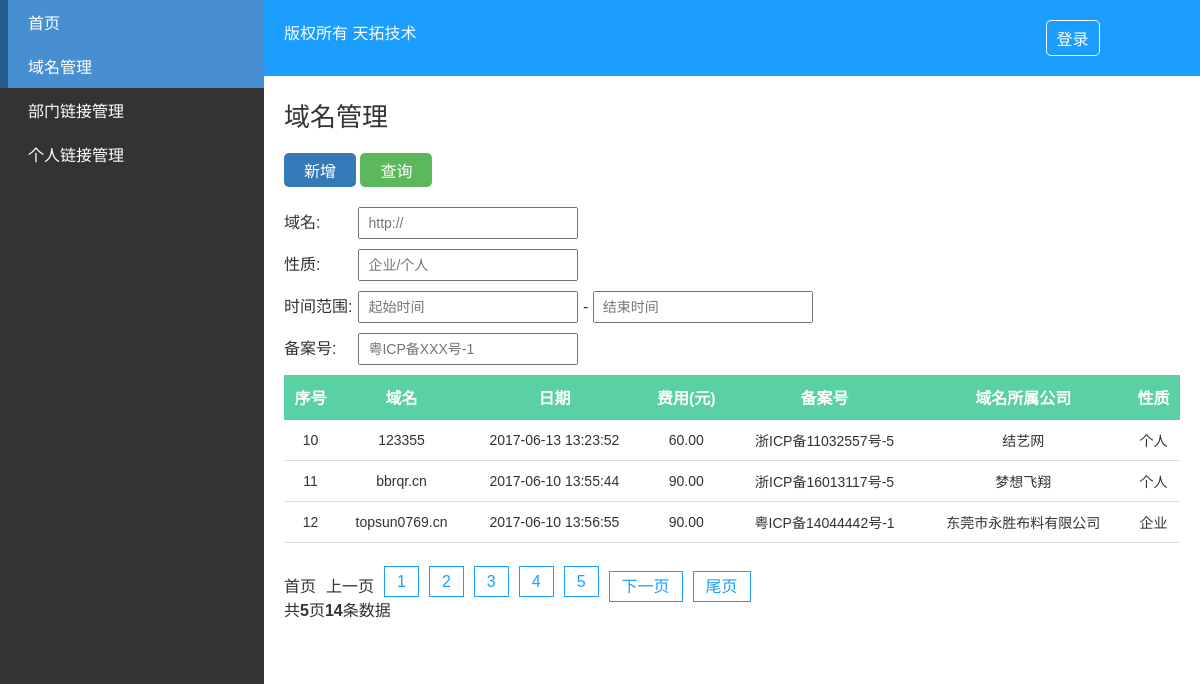
Screenshot of /domain.php with the database file from the repository.
### tables this page shows
CREATE TABLE `domain` (
  `id` int(11) unsigned NOT NULL AUTO_INCREMENT,
  `domain` varchar(32) NOT NULL COMMENT '域名',
  `time` varchar(32) DEFAULT NULL COMMENT '时间',
  `money` float(8,2) DEFAULT '0.00' COMMENT '费用',
  `record_number` varchar(64) DEFAULT NULL COMMENT '备案号',
  `company` varchar(128) DEFAULT NULL COMMENT '公司',
  `nature` varchar(32) DEFAULT NULL COMMENT '性质',
  `status` tinyint(1) NOT NULL DEFAULT '1' COMMENT '是否显示',
  PRIMARY KEY (`id`)
);

### library/PDO_class.php (called while the page is built, shortened)
<?php
require_once COMMON_PATH . "common.php";
class server
{
	private $server;
	public function __construct($config = array())
	{
		if(empty($config)) {
			$config = [
				'host'     => DB_HOST,
				'dbname'   => DB_NAME,
				'username' => DB_USER,
				'password' => DB_PSW,
			];
		}
		$this->server = new PDO("mysql:host=$config[host];dbname=$config[dbname];charset=utf8", $config['username'], $config['password']);
		$this->server->query("set names utf8");
	}
	function select($table, $where = '', $join = '', $desc = '', $limit = '', $search_felid = '')
	{
		$ifwhere    = '';
		$order      = '';
		$desc_limit = '';
		if (! empty($limit)) {
			$desc_limit = "limit {$limit}";
		}
		if(empty($search_felid)) $search_felid = '*';
		$Model = $this->server->prepare("SELECT {$search_felid} FROM {$table} {$join} {$ifwhere} {$order} {$desc_limit}");
		$Model->execute();
		return $Model->fetchAll(2);
	}
	public function total($table, $where='') {
		try {
			$ifwhere    = '';
			$result = $this->server->query("SELECT COUNT(*) AS total FROM {$table} {$ifwhere}");
			if($result) {
				foreach ($result as $v) {
		    		$total = $v['total'];
		  		}
			}
	  		return $total ? (int)$total : 0;
  		} catch (PDOException $e) {
	      exit($e->getMessage());
	    }
	}
}
?>

### common/common.php (called while the page is built, shortened)
<?php
	function get_search_url() {
		$url_get = '';
		return $url_get;
	}

### domain.php (the view, shortened to what this page needs)
<?php
require_once CLASS_PATH  . "PDO_class.php";
require_once COMMON_PATH . "common.php";
require_once CLASS_PATH  . 'page_class.php';
$pdo = new server();
$where = '';
$count    = $pdo->total('domain', $where);
$now_page = intval($_GET['page']) ? intval($_GET['page']) : 1;
$offset   = PAGE_NUM * ($now_page - 1);
$arrData =  $pdo->select('domain', $where, '', '', "$offset," . PAGE_NUM);
?>
<!DOCTYPE html>
<html lang="en">
<head>
	<link rel="stylesheet" type="text/css" href="css/font/iconfont.css">
	<link rel="stylesheet" type="text/css" href="css/main.css">
</head>
<body>
	<div class="container clear">
		<?php require ('sidebar.php');?>
		<div class="container-right">
			<?php require ('header.php');?>
			<div class="main">
				<h2>域名管理</h2>
				<div class="operate">
					<a href="#" class="btn add">新增</a>
					<a href="javascript:document.search.submit()" class="btn search">查询</a>
				</div>
				<form action="#" class="searchForm" method="GET" name="search">
					<div class="entry">
						<label>域名:</label>
						<input type="text" name="domain" placeholder="http://">
					</div>
					<div class="entry">
						<label>性质:</label>
						<input type="text" name="nature" placeholder="企业/个人">
					</div>
					<div class="entry">
						<label>时间范围:</label>
						<input type="text" name="start_time" placeholder="起始时间"  onClick="WdatePicker()"> -
						<input name="end_time" placeholder="结束时间"  type="text" onClick="WdatePicker()">
					</div>
					<div class="entry">
						<label>备案号:</label>
						<input type="text" name="record_number" placeholder="粤ICP备XXX号-1">
					</div>
				</form>
				<div class="table">
					<table>
						<thead>
							<tr>
								<th>序号</th>
								<th>域名</th>
								<th>日期</th>
								<th>费用(元)</th>
								<th>备案号</th>
								<th>域名所属公司</th>
								<th>性质</th>
							</tr>
						</thead>
						<tbody>
							<?php if($arrData || $arrData[0]) { foreach ($arrData as $key => $value){ ?>
								<tr>
									<td><?php echo $value['id'] ?></td>
									<td><?php echo $value['domain'] ?></td>
									<td><?php echo date('Y-m-d H:i:s', $value['time']) ?></td>
									<td><?php echo $value['money'] ?></td>
									<td><?php echo $value['record_number'] ?></td>
									<td><?php echo $value['company'] ?></td>
									<td><?php echo $value['nature'] ?></td>
								</tr>
							<?php } } ?>
						</tbody>
					</table>
					<div class="paginate">
						<ul class="clear">
						<?php if ($count > PAGE_NUM){
							$objPage  = new page($count, PAGE_NUM, $now_page, '?page={page}' . get_search_url());
							echo $objPage->myde_write();
							}  ?>
						</ul>
					</div>
				</div>
			</div>
		</div>
	</div>
</body>
</html>

### css/main.css (style rules this page uses)
* { padding: 0; margin: 0; }
body { font-family: '微软雅黑', Arial, 'sans-serif' }
a:hover, a:link, a:visited, a:active { text-decoration: none; color: #fff; }
h2 { font-size: 26px; font-weight: lighter; padding-bottom: 20px; }
input { height: 28px; font-family: '微软雅黑', Arial, 'sans-serif'; font-size: 14px; line-height: 28px; padding: 0 8px; min-width: 200px; }
.clear { content: ''; display: table; clear: both; }
.btn { display: inline-block; padding: 5px 10px; background: #1c9efe; color: #fff; border-radius: 5px; transition: all .5s; -webkit-transition: all .5s; -o-transition: all .5s; }
.btn.add { background: #337ab7; }
.btn.search { background: #5cb85c; }
.container { width: 100%; }
.container-right { position: relative; float: right; width: 78%; background: #fff; color: #333; }
.main { padding: 20px; }
table { width: 100%; border-collapse: collapse; }
table thead { background: #59d1a3; color: #fff; }
table tbody tr { transition: all .5s; -webkit-transition: all .5s; -o-transition: all .5s; }
table td, table th { padding: 10px 5px; text-align: center; }
table td { border-bottom: 1px solid #ddd; font-size: 14px; word-wrap:break-word; }
table th { border-bottom: 1px solid #59d1a3; }
.operate { padding-bottom: 20px; }
.operate a { display: inline-block; padding: 5px 20px; }
form .entry { padding-bottom: 10px; }
form .entry label { display: inline-block; min-width: 70px; }
.paginate { margin: 30px 0 15px; }

### rows the page displays
domain: id "10", domain "123355", time "2017-06-13 13:23:52", money "60.00", record_number "浙ICP备11032557号-5", company "结艺网", nature "个人"
domain: id "11", domain "bbrqr.cn", time "2017-06-10 13:55:44", money "90.00", record_number "浙ICP备16013117号-5", company "梦想飞翔", nature "个人"
domain: id "12", domain "topsun0769.cn", time "2017-06-10 13:56:55", money "90.00", record_number "粤ICP备14044442号-1", company "东莞市永胜布料有限公司", nature "企业"

### other values shown
$this->myde_page_count "5"
$this->myde_total "14"
